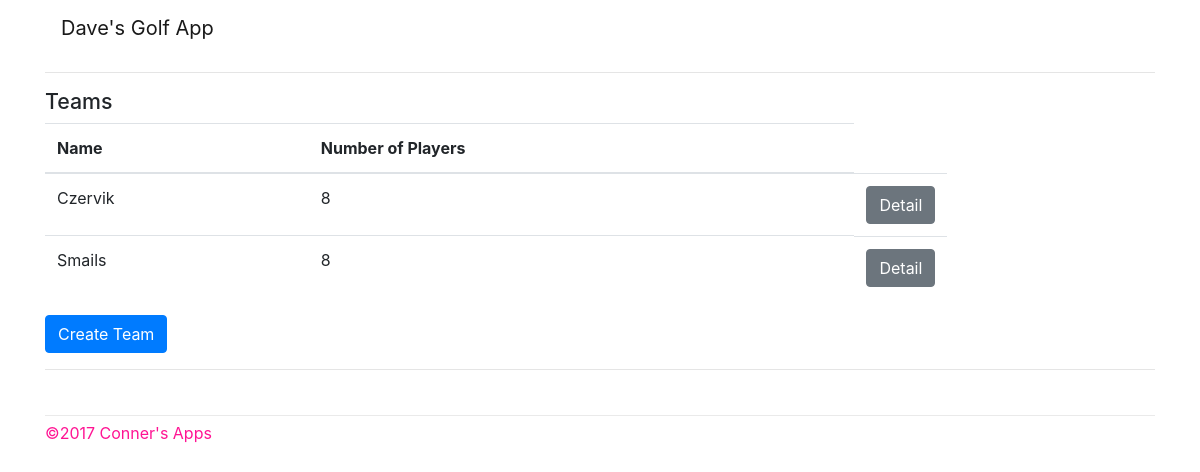
Screenshot of /teams/ with the database file from the repository.
### golf/models.py (models this page shows, shortened)
class Team(models.Model):
    name = models.CharField(max_length=50, unique=True)

### golf/teams/views.py (the view)
# urls.py: url(r'$', views.list, name='list'),
def list(request, **kwargs):
    teams = Team.objects.all()
    return render(request, 'golf/teams/list.html',
                {
                    'teams': teams,
                }
            )

### golf/templates/golf/teams/list.html
{% extends 'layout.html' %}
{% block content %}
{% block pagetitle %}
<h2>Teams</h2>
{% endblock %}
<table class="table table-hover">
    <thead>
        <tr>
          <th>Name</th>
          <th>Number of Players</th>
        </tr>
    </thead>
    <tbody>
        {% for team in teams %}
        <tr>
          <td>
            {{ team.name }}
          </td>
          <td>
            {{ team.player_set.count }}
          </td>
          <td class="btn-group" align="right">
          <a role="button" class="btn btn-secondary confirm-leave"
            href="{% url "golf:teams:detail" team.pk %}">Detail</a>
        </tr>
        {% endfor %}
    </tbody>
</table>
<a role="button" class="btn btn-primary confirm-leave"
  href="{% url "golf:teams:create" %}">Create Team</a>
{% endblock %}

### core/static/golf/css/style.css (style rules this page uses)
#content h2 { font-size: 16pt; }

### rows the page displays
Team: name "Czervik", player_set.count "8"
Team: name "Smails", player_set.count "8"
